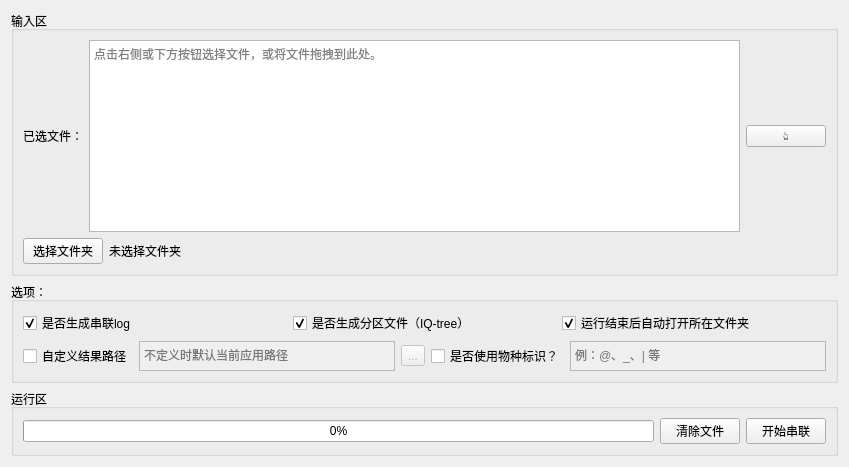
          <widget class="QWidget" name="tab">
           <attribute name="title">
            <string>序列串联</string>
           </attribute>
           <layout class="QVBoxLayout" name="verticalLayout_37" stretch="2,0,0">
            <item>
             <widget class="QGroupBox" name="groupBox_7">
              <property name="title">
               <string>输入区</string>
              </property>
              <layout class="QVBoxLayout" name="verticalLayout_36">
               <item>
                <layout class="QHBoxLayout" name="horizontalLayout_57">
                 <item>
                  <widget class="QLabel" name="label_25">
                   <property name="text">
                    <string>已选文件：</string>
                   </property>
                  </widget>
                 </item>
                 <item>
                  <widget class="QTextBrowser" name="sel_ali">
                   <property name="verticalScrollBarPolicy">
                    <enum>Qt::ScrollBarAlwaysOff</enum>
                   </property>
                   <property name="placeholderText">
                    <string>点击右侧或下方按钮选择文件，或将文件拖拽到此处。</string>
                   </property>
                  </widget>
                 </item>
                 <item>
                  <widget class="QPushButton" name="sel_ali_bro">
                   <property name="text">
                    <string>👆</string>
                   </property>
                  </widget>
                 </item>
                </layout>
               </item>
               <item>
                <layout class="QHBoxLayout" name="horizontalLayout_2">
                 <item>
                  <widget class="QPushButton" name="sel_ali_bro_2">
                   <property name="maximumSize">
                    <size>
                     <width>80</width>
                     <height>16777215</height>
                    </size>
                   </property>
                   <property name="text">
                    <string>选择文件夹</string>
                   </property>
                  </widget>
                 </item>
                 <item>
                  <widget class="QLabel" name="sel_ali_path">
                   <property name="minimumSize">
                    <size>
                     <width>300</width>
                     <height>0</height>
                    </size>
                   </property>
                   <property name="maximumSize">
                    <size>
                     <width>800</width>
                     <height>16777215</height>
                    </size>
                   </property>
                   <property name="text">
                    <string>未选择文件夹</string>
                   </property>
                  </widget>
                 </item>
                 <item>
                  <spacer name="horizontalSpacer_15">
                   <property name="orientation">
                    <enum>Qt::Horizontal</enum>
                   </property>
                   <property name="sizeHint" stdset="0">
                    <size>
                     <width>40</width>
                     <height>20</height>
                    </size>
                   </property>
                  </spacer>
                 </item>
                </layout>
               </item>
              </layout>
             </widget>
            </item>
            <item>
             <widget class="QGroupBox" name="groupBox_5">
              <property name="title">
               <string>选项：</string>
              </property>
              <layout class="QVBoxLayout" name="verticalLayout_35">
               <item>
                <layout class="QHBoxLayout" name="horizontalLayout_8">
                 <item>
                  <widget class="QCheckBox" name="log_able">
                   <property name="enabled">
                    <bool>true</bool>
                   </property>
                   <property name="text">
                    <string>是否生成串联log</string>
                   </property>
                   <property name="checked">
                    <bool>true</bool>
                   </property>
                   <property name="tristate">
                    <bool>false</bool>
                   </property>
                  </widget>
                 </item>
                 <item>
                  <widget class="QCheckBox" name="pf_able">
                   <property name="enabled">
                    <bool>true</bool>
                   </property>
                   <property name="text">
                    <string>是否生成分区文件（IQ-tree）</string>
                   </property>
                   <property name="checked">
                    <bool>true</bool>
                   </property>
                   <property name="tristate">
                    <bool>false</bool>
                   </property>
                  </widget>
                 </item>
                 <item>
                  <widget class="QCheckBox" name="open_dir">
                   <property name="enabled">
                    <bool>true</bool>
                   </property>
                   <property name="text">
                    <string>运行结束后自动打开所在文件夹</string>
                   </property>
                   <property name="checked">
                    <bool>true</bool>
                   </property>
                   <property name="tristate">
                    <bool>false</bool>
                   </property>
                  </widget>
                 </item>
                </layout>
               </item>
               <item>
                <layout class="QHBoxLayout" name="horizontalLayout_59">
                 <item>
                  <layout class="QHBoxLayout" name="horizontalLayout_15">
                   <item>
                    <widget class="QCheckBox" name="modi_dir">
                     <property name="enabled">
                      <bool>true</bool>
                     </property>
                     <property name="text">
                      <string>自定义结果路径</string>
                     </property>
                     <property name="checked">
                      <bool>false</bool>
                     </property>
                     <property name="tristate">
                      <bool>false</bool>
                     </property>
                    </widget>
                   </item>
                   <item>
                    <widget class="QTextEdit" name="con_res_dir">
                     <property name="enabled">
                      <bool>false</bool>
                     </property>
                     <property name="maximumSize">
                      <size>
                       <width>16777215</width>
                       <height>30</height>
                      </size>
                     </property>
                     <property name="verticalScrollBarPolicy">
                      <enum>Qt::ScrollBarAlwaysOff</enum>
                     </property>
                     <property name="html">
                      <string>&lt;!DOCTYPE HTML PUBLIC &quot;-//W3C//DTD HTML 4.0//EN&quot; &quot;http://www.w3.org/TR/REC-html40/strict.dtd&quot;&gt;
&lt;html&gt;&lt;head&gt;&lt;meta name=&quot;qrichtext&quot; content=&quot;1&quot; /&gt;&lt;style type=&quot;text/css&quot;&gt;
p, li { white-space: pre-wrap; }
&lt;/style&gt;&lt;/head&gt;&lt;body style=&quot; font-family:'SimSun'; font-size:9pt; font-weight:400; font-style:normal;&quot;&gt;
&lt;p style=&quot;-qt-paragraph-type:empty; margin-top:0px; margin-bottom:0px; margin-left:0px; margin-right:0px; -qt-block-indent:0; text-indent:0px;&quot;&gt;&lt;br /&gt;&lt;/p&gt;&lt;/body&gt;&lt;/html&gt;</string>
                     </property>
                     <property name="placeholderText">
                      <string>不定义时默认当前应用路径</string>
                     </property>
                    </widget>
                   </item>
                   <item>
                    <widget class="QToolButton" name="con_res_sel">
                     <property name="enabled">
                      <bool>false</bool>
                     </property>
                     <property name="text">
                      <string>...</string>
                     </property>
                    </widget>
                   </item>
                  </layout>
                 </item>
                 <item>
                  <layout class="QHBoxLayout" name="horizontalLayout_16">
                   <item>
                    <widget class="QCheckBox" name="spe_able">
                     <property name="enabled">
                      <bool>true</bool>
                     </property>
                     <property name="text">
                      <string>是否使用物种标识？</string>
                     </property>
                     <property name="checked">
                      <bool>false</bool>
                     </property>
                     <property name="tristate">
                      <bool>false</bool>
                     </property>
                    </widget>
                   </item>
                   <item>
                    <widget class="QTextEdit" name="spe_sym">
                     <property name="enabled">
                      <bool>false</bool>
                     </property>
                     <property name="maximumSize">
                      <size>
                       <width>16777215</width>
                       <height>30</height>
                      </size>
                     </property>
                     <property name="verticalScrollBarPolicy">
                      <enum>Qt::ScrollBarAlwaysOff</enum>
                     </property>
                     <property name="html">
                      <string>&lt;!DOCTYPE HTML PUBLIC &quot;-//W3C//DTD HTML 4.0//EN&quot; &quot;http://www.w3.org/TR/REC-html40/strict.dtd&quot;&gt;
&lt;html&gt;&lt;head&gt;&lt;meta name=&quot;qrichtext&quot; content=&quot;1&quot; /&gt;&lt;style type=&quot;text/css&quot;&gt;
p, li { white-space: pre-wrap; }
&lt;/style&gt;&lt;/head&gt;&lt;body style=&quot; font-family:'SimSun'; font-size:9pt; font-weight:400; font-style:normal;&quot;&gt;
&lt;p style=&quot;-qt-paragraph-type:empty; margin-top:0px; margin-bottom:0px; margin-left:0px; margin-right:0px; -qt-block-indent:0; text-indent:0px;&quot;&gt;&lt;br /&gt;&lt;/p&gt;&lt;/body&gt;&lt;/html&gt;</string>
                     </property>
                     <property name="placeholderText">
                      <string>例：@、_、| 等</string>
                     </property>
                    </widget>
                   </item>
                  </layout>
                 </item>
                </layout>
               </item>
              </layout>
             </widget>
            </item>
            <item>
             <widget class="QGroupBox" name="groupBox_6">
              <property name="title">
               <string>运行区</string>
              </property>
              <layout class="QHBoxLayout" name="horizontalLayout_56">
               <item>
                <widget class="QProgressBar" name="con_progress">
                 <property name="value">
                  <number>0</number>
                 </property>
                </widget>
               </item>
               <item>
                <widget class="QPushButton" name="rm_file">
                 <property name="text">
                  <string>清除文件</string>
                 </property>
                </widget>
               </item>
               <item>
                <widget class="QPushButton" name="start_con">
                 <property name="text">
                  <string>开始串联</string>
                 </property>
                </widget>
               </item>
              </layout>
             </widget>
            </item>
           </layout>
          </widget>
